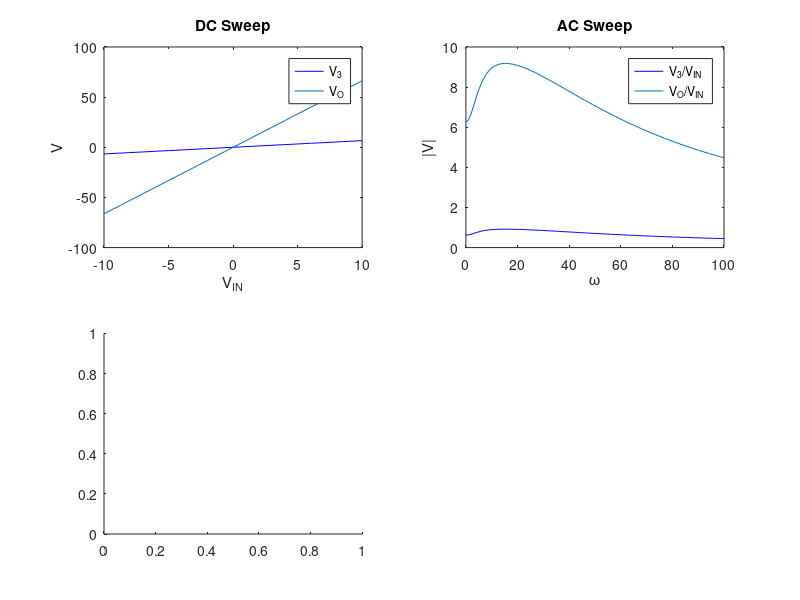

Write MATLAB code to recreate this figure. (Note: this script raises an error after producing the figure.)
% PA 7 - MNA Building
clear
close all;
% Parameter Definition
G1 = 1; Ca = 0.25; G2 = 1/2; L = 0.2; G3 = 1/10;
a = 100; G4 = 1/0.1; G0 = 1/1000;

% Derived Equations:
% [1] N1 = Vin
% [2] (N1 - N2)G1 + Cd(N1 - N2)/dt - N2G2 - I3 = 0
% [3] I3 - N3G3 = 0
% [4] N2 -N3 - L(dI3/dt) = 0
% [5] N4 - aI3 = 0
% [6] (N4 - N5)G4 - N5G0 = 0
% [7] N5 - V0 = 0

% Matrices
% Equation form: C(dV/dt) + GV + B = F
Vin = -10:1:10;

%  V = [N1 N2 I3 N3 N4 N5 V0]
G = [ 1 0 0 0 0 0 0;
      G1 -(G1+G2) -1 0 0 0 0;
      0 0 1 -G3 0 0 0;
      0 1 0 -1 0 0 0;
      0 0 -a 0 1 0 0;
      0 0 0 0 G4 -(G4+G0) 0;
      0 0 0 0 0 1 -1];

%  V = [N1 N2 I3 N3 N4 N5 V0]
C = [ 0 0 0 0 0 0 0;
      Ca -Ca 0 0 0 0 0;
      0 0 0 0 0 0 0;
      0 0 -L 0 0 0 0;
      0 0 0 0 0 0 0;
      0 0 0 0 0 0 0;
      0 0 0 0 0 0 0];


Vin = -10:1:10;
for i = 1:length(Vin)
    F = [Vin(i) 0 0 0 0 0 0]';
    V(:,i) = (C + G)\F;
end

figure('name', 'PA 7')
subplot(2,2,1);
plot(Vin, V(4,:), 'b', Vin, V(7,:))
title('DC Sweep');
xlabel('V_I_N');
ylabel('V')
legend('V_3', 'V_O');

Vin = 10;
w = 0:100;
for i = 1:length(w)
    F = [Vin 0 0 0 0 0 0]';
    V(:,i) = (1i*w(i)*C + G)\F;
end

Gain_V0 = V(7,:)./Vin;
Gain_V3 = V(4,:)./Vin;
subplot(2,2,2);
plot( w, (abs(Gain_V3)), 'b', w, (abs(Gain_V0)));
title('AC Sweep');
xlabel('\omega');
ylabel('|V|')
legend('V_3/V_I_N', 'V_O/V_I_N');


nSamp = 500;
std = 0.05;
Cap = std.*randn(nSamp,1) + Ca;
w = 3*pi;
nbins = 10; 
F = [Vin 0 0 0 0 0 0]';


subplot(2,2,3);
histogram(Cap,nbins);
title('C Pertrubation');
xlabel('C');
ylabel('Number');

for i = 1:nSamp
    C = [ 0 0 0 0 0 0 0;
      Cap(i) -Cap(i) 0 0 0 0 0;
      0 0 0 0 0 0 0;
      0 0 -L 0 0 0 0;
      0 0 0 0 0 0 0;
      0 0 0 0 0 0 0;
      0 0 0 0 0 0 0];
    V(:,i) = (1i*w*C + G)\F;
end


Gain = abs(V(7,:)./Vin);
subplot(2,2,4);
histogram(Gain,nbins);
title('Magnitude Distribution');
xlabel('V_O/V_I_N');
ylabel('Number')













